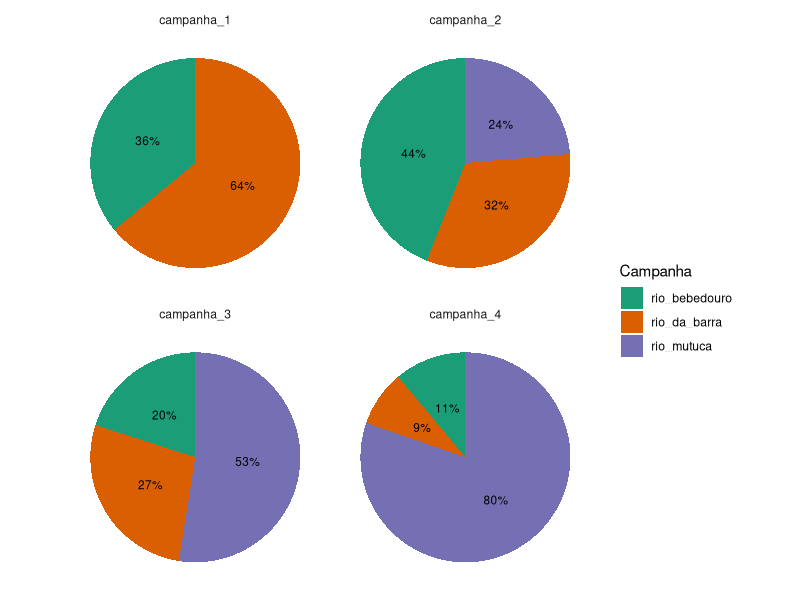

Generate this figure with R: (Note: this script raises an error after producing the figure.)
# Resumo da base de dados. Agora considerando rio e campanha
# Quantos insetos foram coletados? (Por rio e campanha)
# Qual a riqueza de classes, ordens e familias? (Por rio e campanha)


############################### Ambiente #######################################
library(tidyverse)
library(ggpubr)

# setwd("C:/Users/Giovana/Desktop/mestrado_giovana/")

# Pasta de tabelas
pasta_tabelas <- "tabelas/dados_descritivos/"
if (!dir.exists(pasta_tabelas)) {
  dir.create(pasta_tabelas, recursive = TRUE)
}

# Pasta de tabelas
pasta_figuras <- "figuras/dados_descritivos/"
if (!dir.exists(pasta_figuras)) {
  dir.create(pasta_figuras, recursive = TRUE)
}

cores <- c(
  "rio_bebedouro" = "#1B9E77",
  "rio_da_barra" = "#D95F02",
  "rio_mutuca" = "#7570B3",
  "rio_carrapicho" = "#E7298A",
  "rio_da_serra" = "#66A61E"
)


############################## Processamento ###################################
df <- read_csv("dados/processado/imaturos_piata_limpo.csv")


# Abundancia -------------------------------------------------------------------
sumario_especimes <- df %>%
  group_by(rio, campanha) %>% 
  summarise(abundancia_especimes = sum(abundance)) %>%
  ungroup() %>%
  group_by(campanha) %>%
  mutate(abundancia_total_campanha = sum(abundancia_especimes)) %>%
  ungroup() %>%
  mutate(abundancia_relativa = abundancia_especimes / abundancia_total_campanha)

write_csv(
  sumario_especimes,
  file.path(pasta_tabelas, "sumario_abundancia_POR_rio_campanha.csv")
)


# Pie chart por rio
plot_especimes <- 
  ggplot(
    sumario_especimes, aes(x = "", y = abundancia_relativa, fill = rio)
  ) +
  geom_bar(stat = "identity", width = 1) +
  coord_polar(theta = "y") +
  facet_wrap(~ campanha) +
  labs(x = NULL, y = NULL, fill = "Campanha") +
  geom_text(aes(
    label = paste0(round(abundancia_relativa, 2) * 100, "%")),
    position = position_stack(vjust = 0.5), 
    size = 3
  ) +
  theme_minimal() +
  scale_fill_manual(values = cores) +
  theme(legend.position = "right") +
    theme(
    legend.position = "right",
    axis.text = element_blank(),     # remove números
    axis.ticks = element_blank(),    # remove ticks
    panel.grid = element_blank()     # remove linhas de grade
  ) 

ggsave(
  file.path(pasta_figuras, "piechart_abundancia_POR_rio_campanha.png"),
  plot_especimes,
  width = 10,
  height = 6
)

# Riqueza ----------------------------------------------------------------------

# Ordem---------------------------------
sumario_riqueza_ordens <- df %>%
  group_by(rio, campanha) %>% 
  summarise(
    riqueza_ordem = n_distinct(order)
  ) %>%
  ungroup() %>%
  group_by(campanha) %>%
  mutate(riqueza_total = sum(riqueza_ordem)) %>%
  mutate(riqueza_relativa = riqueza_ordem/ riqueza_total)

plot <- 
  ggplot(
    sumario_riqueza_ordens, aes(x = "", y = riqueza_relativa, fill = rio)
  ) +
  geom_bar(stat = "identity", width = 1) +
  coord_polar(theta = "y") +
  facet_wrap(~ campanha) +
  labs(x = NULL, y = NULL, fill = "Campanha") +
  theme_void() +
  theme(legend.position = "right")

# riqueza_familia------------
sumario_riqueza_familia <- df %>%
  group_by(rio, campanha) %>% 
  summarise(
    riqueza_familia = n_distinct(family)
  ) %>%
  ungroup() %>%
  group_by(campanha) %>%
  mutate(riqueza_total = sum(riqueza_familia)) %>%
  mutate(riqueza_relativa = riqueza_familia/ riqueza_total)

# Pie chart por rio
plot <- 
  ggplot(
    sumario_riqueza_familia, aes(x = "", y = riqueza_relativa, fill = rio)
  ) +
  geom_bar(stat = "identity", width = 1) +
  coord_polar(theta = "y") +
  facet_wrap(~ campanha) +
  labs(x = NULL, y = NULL, fill = "Campanha") +
  theme_void() +
  theme(legend.position = "right")





sumario_abundancia_ordens <- df %>%
  group_by(rio, campanha, order) %>% 
  summarise(abundancia_ordens = sum(abundance)) %>%
  ungroup() %>%
  group_by(rio, campanha) %>%
  mutate(total_tratamento = sum(abundancia_ordens))%>%
  ungroup() %>%
  mutate(abundancia_relativa = abundancia_ordens / total_tratamento) 


# Transformar abaixo de 1% em outros
sumario_abundancia_ordens <-
sumario_abundancia_ordens %>%
mutate(order = ifelse(abundancia_relativa < 0.02, "outros", order)) %>%
group_by(rio, campanha, order) %>%
summarise(abundancia_relativa = sum(abundancia_relativa))
  
# Plot -------------------------------------------------------------------------
# Garantir que a ordem das campanhas fique correta

sumario_abundancia_ordens <- 
  sumario_abundancia_ordens %>%
  mutate(
    campanha = factor(
      campanha, 
      levels = c("campanha_1", "campanha_2", "campanha_3", "campanha_4")
    )
  )

# gráfico de barras empilhadas
plot <- ggplot(sumario_abundancia_ordens,
       aes(x = campanha, y = abundancia_relativa, fill = order)) +
  geom_bar(stat = "identity") +
  facet_wrap(~ rio) +
  scale_fill_manual(values = cores_contraste_escuro) +
  labs(x = "Campanha", 
       y = "Abundância relativa",
       fill = "Ordem") +
  theme_minimal(base_size = 8) +
  theme(axis.text.x = element_text(angle = 90, hjust = 0.5))
plot

# Riqueza ----------------------------------------------------------------------

# riqueza por classe ---
sumario_riqueza_classe <- df %>%
  group_by(rio, campanha, class) %>%
  summarise(riqueza = n_distinct(family))

# riqueza por ordem ---
sumario_riqueza_ordem <- df %>%
  group_by(rio, campanha, order) %>%
  summarise(riqueza = n_distinct(family))

# riqueza por rio e campanha ---
sumario_riqueza_rio_campanha <- df %>%
  group_by(rio, campanha) %>%
  summarise(riqueza = n_distinct(family))
